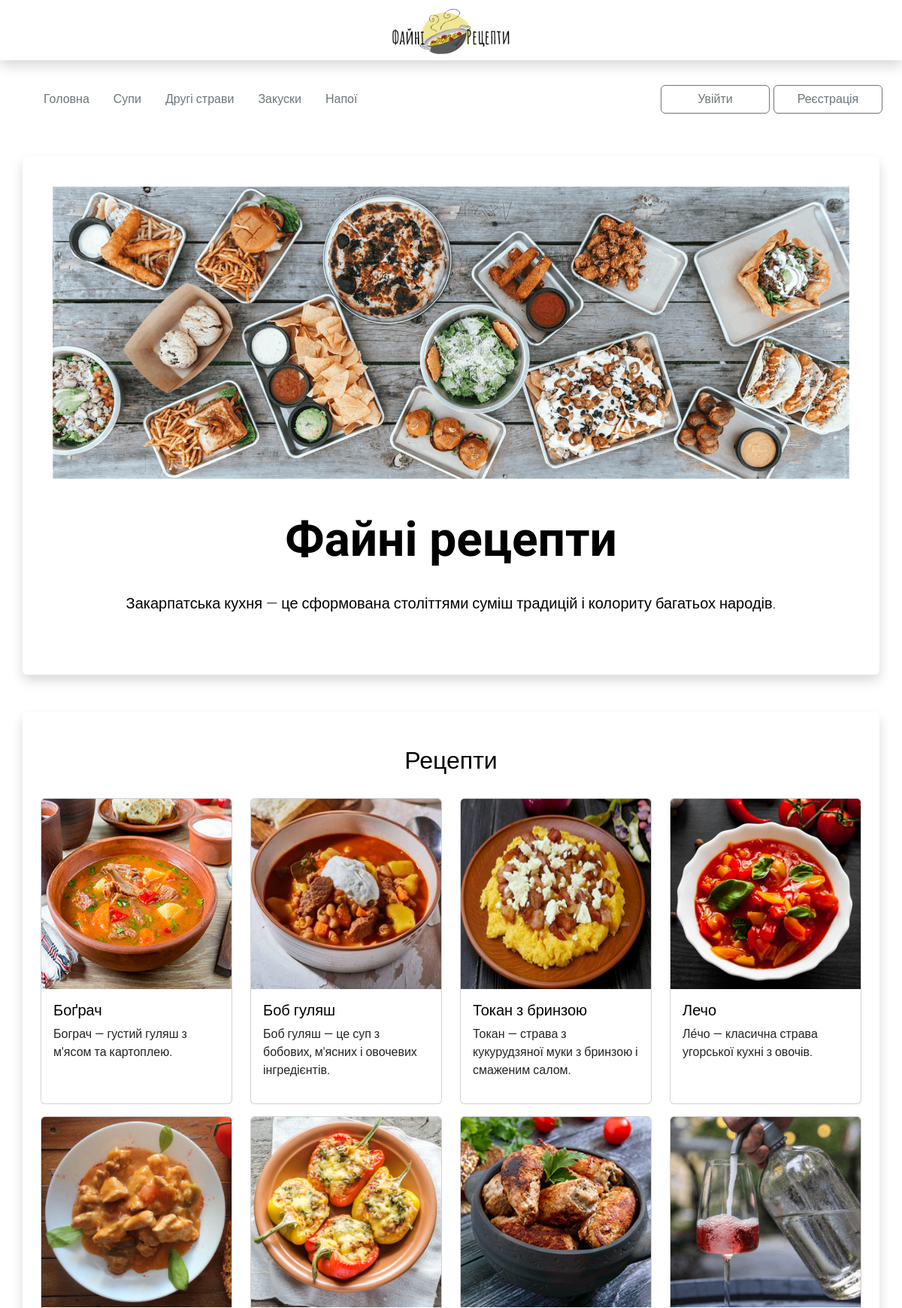
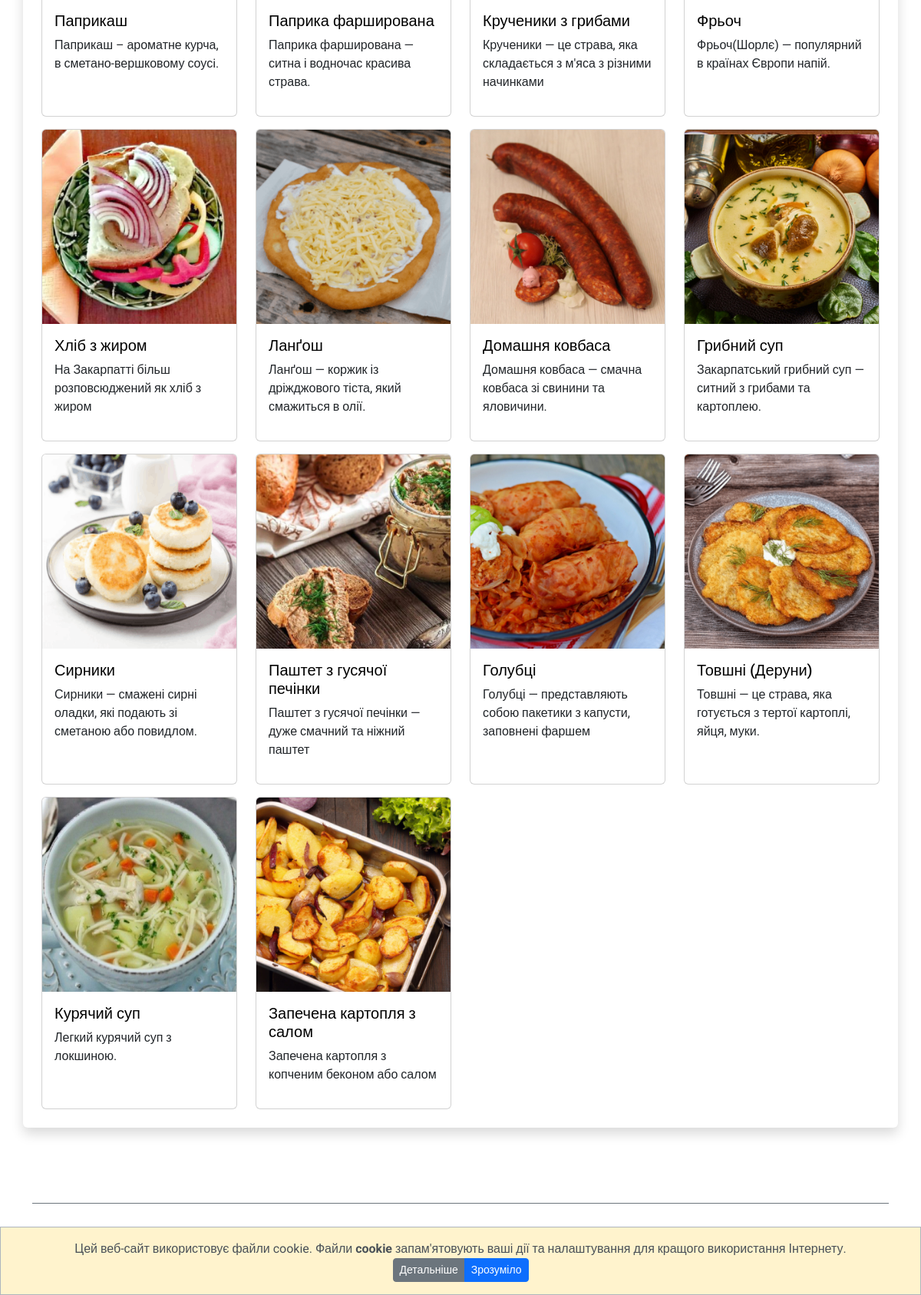
The page / on the database its author committed (2 pictures, top to bottom).
### my_apps/recipes_app/models.py (models this page shows, shortened)
class Recipes(models.Model):
    name = models.CharField('Назва страв', max_length=30, blank=False)
    food_type = models.CharField('Тип їжі', max_length=20, blank=False, default='')
    short_desc = models.TextField('Короткий опис', max_length=80, blank=False)
    img = models.ImageField(null=True, blank=True, upload_to="media/", verbose_name='img')
    text = RichTextUploadingField('Recipe')

### my_apps/recipes_app/views.py (the view)
# urls.py: path('', main_page, name='index'),
def main_page(request):
    recipes = Recipes.objects.all()
    return render(request, 'index.html', {'recipes': recipes})

### my_apps/recipes_app/templates/index.html (shortened to what this page needs)
{% extends 'base.html' %}
{% load static %}
{% block content %}
<div class="container shadow p-4 mb-5 mt-3 bg-body rounded">
    <div class="banner p-4 p-md-3 mb-4 rounded text-body-emphasis">
      <div class="col-lg-12 px-0">
        <img src="{% static 'img/008.png' %}" class="img" alt="...">
        <h1 class="main-title display-4 fw-bolder">Файні рецепти</h1>
        <p class="lead my-3 text-center">Закарпатська кухня — це сформована століттями суміш традицій і колориту багатьох народів. </p>
      </div>
    </div>
</div>
<div class="recipe-item">
    <div class="container shadow p-4 mb-5 mt-5 bg-body rounded">
        <h1>Рецепти</h1>
        <div class="row gy-3">
            {%  for i in recipes %}
            <div class="col-lg-3 col-md-4 col-sm-6 col-6">
                <div class="card h-100 mb-3">
                    <a href="{{i.id}}"><img src="{{i.img.url}}" class="card-img-top" alt="..."></a>
                    <div class="card-body">
                        <a href="{{i.id}}">
                            <h5 class="card-title">{{i.name}}</h5>
                        </a>
                        <p class="card-text">{{i.short_desc}}</p>
                    </div>
                </div>
            </div>
            {% endfor %}
        </div>
    </div>
</div>
{% endblock content %}

### templates/base.html (shortened to what this page needs)
{% load static %}
<!DOCTYPE html>
<html lang="uk">
<head>
    <link href="https://cdn.jsdelivr.net/npm/bootstrap@5.3.0/dist/css/bootstrap.min.css" rel="stylesheet">
    <link rel="stylesheet" href="https://cdnjs.cloudflare.com/ajax/libs/normalize/8.0.1/normalize.min.css" />
    <link rel="stylesheet" type="text/css" href="{% static 'css/style.css' %}"/>
    <link rel="stylesheet" href="{% static 'ckeditor/ckeditor/content-style.css'%}" type="text/css">
</head>
<body>
    <div class="wrapper">
      <header class="header">
        <div class="container-fluid">
          <div class="logo shadow">
              <a class="logo-link" href="{% url 'index' %}">
                <img src="{% static 'img/logo.png' %}" alt="Logo" width="200" height="200" class="d-inline-block align-text-top">
              </a>
          </div>
        </div>
        <div class="container mt-4 header-second">
          <nav class="navbar menu">
              <div class="container-fluid">
                  <div class="menu-item col-xl-9 col-lg-9 col-md-8 col-sm-12">
                    <ul class="nav">
                      <li class="nav-item">
                          <a class="nav-link active" aria-current="page" href="{% url 'index' %}">Головна</a>
                      </li>
                      <li class="nav-item">
                        <a class="nav-link" href="{% url 'soup_page' %}">Супи</a>
                      </li>
                      <li class="nav-item">
                        <a class="nav-link" href="{% url 'dish_page' %}">Другі страви</a>
                      </li>
                      <li class="nav-item">
                        <a class="nav-link" href="{% url 'aperetize_page'%}">Закуски</a>
                      </li>
                      <li class="nav-item">
                        <a class="nav-link" href="{% url 'drink_page'%}">Напої</a>
                      </li>
                    </ul>
                  </div>
                  <div class="login-item col-xl-3 col-lg-3 col-md-4 col-sm-12">
                    {% if user.is_authenticated %}
                      <form method="link" action="{% url 'logout'%}" class="user-name">
                        <span>Вітаю, {{ user.username }}!</span>
                        <button type="submit" class="btn btn-outline-secondary fixed-width-btn">Вийти</button>
                      </form>
                      {% else %}
                      <div class="reg-log">
                        <div class="second-button">
                          <form method="link" action="{% url 'login'%}" class="user-name">
                            <button type="submit" class="btn btn-outline-secondary fixed-width-btn">Увійти</button>
                          </form>
                        </div>
                        <div class="first-button">
                          <form method="link" action="{% url 'register_user'%}" class="user-name">
                            <button type="submit" class="btn btn-outline-secondary fixed-width-btn">Реєстрація</button>
                          </form>
                        </div>
                      </div>
                    {% endif %}
                  </div>
              </div>
          </nav>
        </div>
      </header>
      <main class="main">
        {% block content %}
        {% endblock content %}
        <div id="cb-cookie-banner" class="alert alert-dark text-center mb-0" role="alert" style="background-color: #fff3cd">
          Цей веб-сайт використовує файли cookie. Файли <b>cookie</b> запам'ятовують ваші дії та налаштування для кращого використання Інтернету.
          <div class="btn-group">
            <a href="{% url 'cookies'%}" class="btn btn-secondary btn-sm">Детальніше</a>
            <button type="button" class="btn btn-primary btn-sm" onclick="window.cb_hideCookieBanner()">Зрозуміло</button>
          </div>
        </div>
      </main>
      <footer class="footer">
          <div class="container">
              <div class="footer-menu">
                  <div class="container">
                      <div class="col-12 footer_links">
                          <ul class="nav justify-content-center">
                              <li class="nav-item">
                                  <a class="nav-link active" aria-current="page" href="{% url 'index' %}">Головна</a>
                              </li>
                              <li class="nav-item">
                                <a class="nav-link" href="{% url 'soup_page' %}">Супи</a>
                              </li>
                              <li class="nav-item">
                                <a class="nav-link" href="{% url 'dish_page' %}">Другі страви</a>
                              </li>
                              <li class="nav-item">
                                <a class="nav-link" href="{% url 'aperetize_page'%}">Закуски</a>
                              </li>
                              <li class="nav-item">
                                <a class="nav-link" href="{% url 'drink_page'%}">Напої</a>
                              </li>
                          </ul>
                          <div class="about-politic">
                            <span><a href="{% url 'cookies' %}">Політика конфіденційності</a></span>
                          </div>
                          <div class="col-12 footer-rights">
                            <span>Файні Рецепти(c) <a class="nav-link" href="https://www.linkedin.com/in/liudvyk-dodi-b73583151/">ludvig_dodi 2023</a></span>
                          </div>
                      </div>
                  </div>
              </div>
          </div>
      </footer>
    </div>
</body>
</html>

### static/css/style.css (style rules this page uses)
html, body { height: 100%; color: #000000; font-family: 'Roboto', sans-serif; font-size: 1rem; }
body a { text-decoration: none; color: #000000; }
body img { padding: 0; margin: 0; max-width:100%; max-height: 100%; }
body h1, h3 { text-align: center; margin-bottom: 30px; }
.wrapper { min-height: 100%; display: flex; flex-direction: column; }
.main { flex: 1 1 auto; padding: 0 15px; }
.fixed-width-btn { width: 145px; margin-right: 5px; }
.container-fluid { padding: 0; }
.logo { display: flex; flex-direction: row; justify-content: center; align-items: center; margin: 0; height: 80px; font-family: 'Amatic SC', cursive; font-size: 1.5rem; }
.nav-link { text-decoration: none; color: #6c757d; }
form.user-name { display: flex; flex-direction: row; align-items: center; justify-content: space-around; }
.reg-log { display: flex; flex-direction: row; justify-content: space-evenly; }
.main-title { font-family: 'Amatic SC', cursive; font-size: 4rem; }
.recipe-item { margin-top: 50px; }
.footer { height: 100px; margin-top: 50px; }
.footer-menu>.container { display: flex; flex-direction: column; justify-content: space-around; align-items: center; border-top: 1px solid #6c757d; padding-top: 20px; }
.footer-rights { text-align: center; margin-top: 10px; font-size: smaller; }
.footer-rights a { display: inline-block; }
.about-politic { text-align: center; margin-top: 10px; font-size: smaller; }
#cb-cookie-banner { position: fixed; bottom: 0; left: 0; width: 100%; z-index: 999; border-radius: 0; display: none; }

### rows shown on the page
Recipes: img (picture), name "Боґрач", short_desc "Бограч — густий гуляш з м'ясом та картоплею."
Recipes: img (picture), name "Боб гуляш", short_desc "Боб гуляш — це суп з бобових, м'ясних і овочевих інгредієнтів."
Recipes: img (picture), name "Токан з бринзою", short_desc "Токан — страва з кукурудзяної муки з бринзою і смаженим салом."
Recipes: img (picture), name "Лечо", short_desc "Ле́чо — класична страва угорської кухні з овочів."
Recipes: img (picture), name "Паприкаш", short_desc "Паприкаш – ароматне курча, в сметано-вершковому соусi."
Recipes: img (picture), name "Паприка фарширована", short_desc "Паприка фарширована — ситна і водночас красива страва."
Recipes: img (picture), name "Крученики з грибами", short_desc "Крученики — це страва, яка складається з м'яса з різними начинками"
Recipes: img (picture), name "Фрьоч", short_desc "Фрьоч(Шорлє) — популярний в країнах Європи напій."
Recipes: img (picture), name "Хліб з жиром", short_desc "На Закарпатті більш розповсюджений як хліб з жиром"
Recipes: img (picture), name "Ланґош", short_desc "Ланґош — коржик із дріжджового тіста, який смажиться в олії."
Recipes: img (picture), name "Домашня ковбаса", short_desc "Домашня ковбаса — смачна ковбаса зі свинини та яловичини."
Recipes: img (picture), name "Грибний суп", short_desc "Закарпатський грибний суп — ситний з грибами та картоплею."
Recipes: img (picture), name "Сирники", short_desc "Сирники — смажені сирні оладки, які подають зі сметаною або повидлом."
Recipes: img (picture), name "Паштет з гусячої печінки", short_desc "Паштет з гусячої печінки — дуже смачний та ніжний паштет"
Recipes: img (picture), name "Голубці", short_desc "Голубці — представляють собою пакетики з капусти, заповнені фаршем"
Recipes: img (picture), name "Товшні (Деруни)", short_desc "Товшні — це страва, яка готується з тертої картоплі, яйця, муки."
Recipes: img (picture), name "Курячий суп", short_desc "Легкий курячий суп з локшиною."
Recipes: img (picture), name "Запечена картопля з салом", short_desc "Запечена картопля з копченим беконом або салом"
